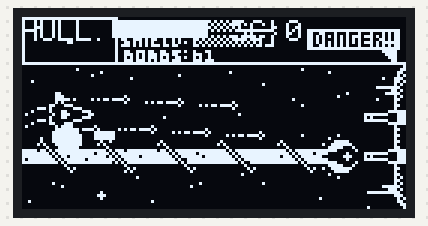
Bench run of a sketch on a simulated Arduino Uno, built with avr-gcc and run on an emulated ATmega328P. Shown: 128×64 one-colour display.

Above: at 0.07 s.
At 9.35 s:
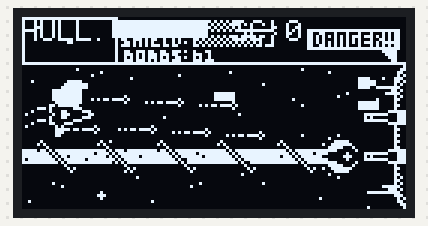
At 14.36 s:
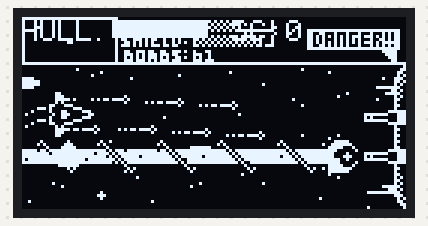
At 18.79 s:
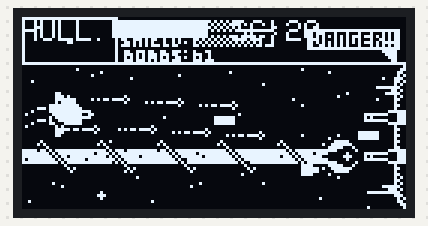
At 28.23 s:
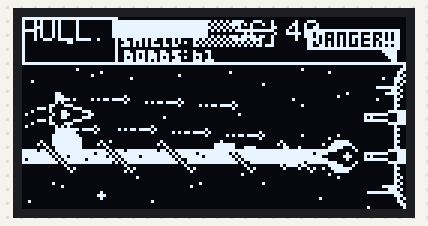
At 37.58 s:
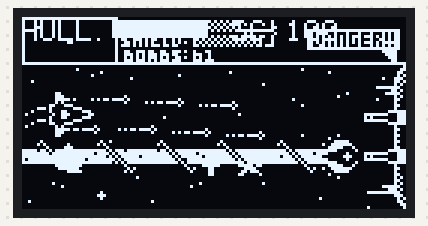

The sketch:

space_shooter.ino
```cpp
#include <Wire.h>
#include <Adafruit_GFX.h>
#include <Adafruit_SSD1306.h>
#include "space_war_bg.h" // bitmap generated from space_shooter1.png

#define SCREEN_WIDTH 128
#define SCREEN_HEIGHT 64
#define OLED_RESET -1
#define SCREEN_ADDRESS 0x3C

Adafruit_SSD1306 display(SCREEN_WIDTH, SCREEN_HEIGHT, &Wire, OLED_RESET);

// ---------------------------------------------------------------
// Sprites (1‑bit)
// ---------------------------------------------------------------
const unsigned char PROGMEM spr_ship[] = {
  0b00000100,0b00000000,
  0b00001110,0b00000000,
  0b00011111,0b00000000,
  0b11111111,0b10000000,
  0b11111111,0b11000000,
  0b11111111,0b11000000,
  0b11111111,0b11000000,
  0b01111111,0b11000000,
  0b00111111,0b10000000,
  0b00000001,0b00000000
};

const unsigned char PROGMEM spr_ship_thr[] = {
  0b00000100,0b00000000,
  0b00001110,0b00000000,
  0b00011111,0b00000000,
  0b11111111,0b10000000,
  0b11111111,0b11000000,
  0b11111111,0b11000000,
  0b11111111,0b11000000,
  0b01111111,0b11000000,
  0b00111111,0b10000000,
  0b00000111,0b11000000
};

const unsigned char PROGMEM spr_missile[] = {
  0b11110000,
  0b11111100,
  0b11111100,
  0b11110000
};

const unsigned char PROGMEM spr_expl0[] = {0x18,0x18,0x18,0x7E,0x7E,0x18,0x18,0x18};
const unsigned char PROGMEM spr_expl1[] = {0x24,0x5A,0x3C,0xFF,0xFF,0x3C,0x5A,0x24};
const unsigned char PROGMEM spr_expl2[] = {0x42,0xBD,0x7E,0xFF,0xFF,0x7E,0xBD,0x42};
const unsigned char PROGMEM spr_expl3[] = {0x81,0x66,0x3C,0xDB,0xDB,0x3C,0x66,0x81};
const unsigned char * const explFrames[] = {spr_expl0,spr_expl1,spr_expl2,spr_expl3};

#define MAX_BULLETS 6
#define MAX_ENEMIES 4
#define MAX_EXPLOSIONS 4
#define MAX_PARTICLES 12

struct Bullet { float x,y,vx,vy; bool active; };
struct Enemy { float x,y,vx,vy; int hp; bool active; };
struct Explosion { int16_t x,y; uint8_t frame,timer; bool active; };
struct Particle { float x,y,vx,vy; int8_t life; };

Bullet bullets[MAX_BULLETS];
Enemy enemies[MAX_ENEMIES];
Explosion explosions[MAX_EXPLOSIONS];
Particle particles[MAX_PARTICLES];

float shipX=10.0f, shipY=36.0f, shipVy=0.0f;
bool shipThr=true;
int hull=100, shield=60, score=0;
uint16_t frameCnt=0;

uint16_t rng=0xACE1; uint16_t rnd(){ rng^=rng<<7; rng^=rng>>9; rng^=rng<<8; return rng; }

void spawnBullet(float x,float y,float vx,float vy){ for(int i=0;i<MAX_BULLETS;i++) if(!bullets[i].active){ bullets[i]={x,y,vx,vy,true}; break; } }
void spawnEnemy(float x,float y,float vx,float vy){ for(int i=0;i<MAX_ENEMIES;i++) if(!enemies[i].active){ enemies[i]={x,y,vx,vy,2,true}; break; } }
void spawnExplosion(int16_t x,int16_t y){ for(int i=0;i<MAX_EXPLOSIONS;i++) if(!explosions[i].active){ explosions[i]={x,y,0,0,true}; break; } }
void spawnParticle(float x,float y,float vx,float vy,int8_t life){ for(int i=0;i<MAX_PARTICLES;i++) if(particles[i].life<=0){ particles[i]={x,y,vx,vy,life}; break; } }

void drawHUD(){
  display.drawLine(0,15,127,15,SSD1306_WHITE);
  display.setCursor(0,1); display.print(F("HULL"));
  int w = map(constrain(hull,0,100),0,100,0,30);
  display.drawRect(30,1,32,6,SSD1306_WHITE);
  display.fillRect(31,2,w,4,SSD1306_WHITE);
  display.setCursor(70,1); display.print(F("SC:")); display.print(score);
}

void updateShip(){
  float targetY = 32.0f + sin(frameCnt*0.04f)*12.0f;
  shipVy = (targetY-shipY)*0.07f; shipY+=shipVy;
  if(shipY<18) shipY=18; if(shipY>52) shipY=52;
  shipThr = ((frameCnt/4)%2)==0;
  if(frameCnt%12==0){ spawnBullet(shipX+10, shipY+4, 4.0f, 0.0f); spawnParticle(shipX-2, shipY+5, -1.2f, 0.0f, 6); }
}
void updateBullets(){
  for(int i=0;i<MAX_BULLETS;i++) if(bullets[i].active){
    bullets[i].x+=bullets[i].vx; bullets[i].y+=bullets[i].vy;
    if(bullets[i].x>127 || bullets[i].y<16 || bullets[i].y>63){ bullets[i].active=false; continue; }
    for(int e=0;e<MAX_ENEMIES;e++) if(enemies[e].active){
      if(bullets[i].x>enemies[e].x-4 && bullets[i].x<enemies[e].x+6 &&
         bullets[i].y>enemies[e].y-4 && bullets[i].y<enemies[e].y+4){
        bullets[i].active=false; enemies[e].hp--; spawnExplosion((int)enemies[e].x,(int)enemies[e].y);
        if(enemies[e].hp<=0){ enemies[e].active=false; score+=20; }
        break; }
    }
  }
}
void updateEnemies(){
  if(frameCnt%60==0){ float ey = 20 + (rnd()%30); spawnEnemy(130, ey, -1.6f, 0.0f); }
  for(int i=0;i<MAX_ENEMIES;i++) if(enemies[i].active){
    enemies[i].x+=enemies[i].vx; enemies[i].y+=enemies[i].vy;
    if(enemies[i].x<-10) enemies[i].active=false;
  }
}
void updateExplosions(){
  for(int i=0;i<MAX_EXPLOSIONS;i++) if(explosions[i].active){
    if(++explosions[i].timer>=3){ explosions[i].timer=0; if(++explosions[i].frame>=4) explosions[i].active=false; }
  }
}
void updateParticles(){
  for(int i=0;i<MAX_PARTICLES;i++) if(particles[i].life>0){ particles[i].x+=particles[i].vx; particles[i].y+=particles[i].vy; particles[i].life--; }
}

void drawBackground(){ display.drawBitmap(0,0,bg_bitmap,128,64,SSD1306_WHITE); }
void drawShip(){ if(shipThr) display.drawBitmap((int)shipX,(int)shipY,spr_ship,10,10,SSD1306_WHITE);
               else display.drawBitmap((int)shipX,(int)shipY,spr_ship_thr,10,10,SSD1306_WHITE);
}
void drawBullets(){ for(int i=0;i<MAX_BULLETS;i++) if(bullets[i].active){ int x=(int)bullets[i].x, y=(int)bullets[i].y; display.drawLine(x,y-1,x+6,y-1,SSD1306_WHITE); display.drawLine(x,y,x+6,y,SSD1306_WHITE); display.drawLine(x,y+1,x+6,y+1,SSD1306_WHITE); } }
void drawEnemies(){ for(int i=0;i<MAX_ENEMIES;i++) if(enemies[i].active) display.drawBitmap((int)enemies[i].x,(int)enemies[i].y,spr_missile,6,4,SSD1306_WHITE); }
void drawExplosions(){ for(int i=0;i<MAX_EXPLOSIONS;i++) if(explosions[i].active) display.drawBitmap(explosions[i].x,explosions[i].y,explFrames[explosions[i].frame],8,8,SSD1306_WHITE); }
void drawParticles(){ for(int i=0;i<MAX_PARTICLES;i++) if(particles[i].life>0) display.drawPixel((int)particles[i].x,(int)particles[i].y,SSD1306_WHITE); }

void setup(){ Serial.begin(115200); if(!display.begin(SSD1306_SWITCHCAPVCC,SCREEN_ADDRESS)){ Serial.println(F("Fallo I2C")); while(1); } display.clearDisplay(); }

void loop(){
  updateShip(); updateBullets(); updateEnemies(); updateExplosions(); updateParticles();
  display.clearDisplay(); drawBackground(); drawShip(); drawBullets(); drawEnemies(); drawExplosions(); drawParticles(); drawHUD(); display.display();
  delay(33);
  frameCnt++;
}
```

Source omitted: space_war_bg.h (data table, 6366 bytes)
